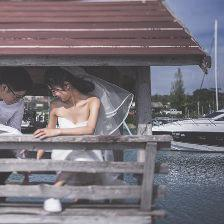
#> input picture data/train_data/1000_a.jpg, 224 x 224 px, given in place of 14470426704.jpg, which was not available
$ python curve_op.py
#> lines starting #> are read from the running program, lines starting #| are printed output that depends on the picture; pictures that were not available may be replaced by others from this repository, and a replacement may not be noted
### utils/load_image.py
import sys
sys.path.append('/home/wyz/PycharmProjects/deep_drawing_and_paintings_network_make_photo_retouching_easier/')
import numpy as np
import pandas as pd
from PIL import Image
from PIL import Image
import matplotlib.pyplot as plt
import os
import cv2
from constant.constant import *


def resize_image(image,outpath,size=(224,224)):
    resized_img = cv2.resize(image,size)
    save_image(resized_img,filepath=outpath)


def load_image2numpy(path):
    img = np.array(Image.open(path))
#> img is the input picture: shape (224, 224, 3); mean R, G, B 119.5, 113.4, 121
    img = img/256.0
    return img

def show_image(image,info='SHOW'):
#> called with info = 'SHOW'
    image = image*255.0
    image = np.clip(image,a_max=255,a_min=0)
    image = Image.fromarray(image.astype(np.uint8))
#> image: PIL image 224x224 RGB
    image.show(title=info+'.png')
    return

# [83 lines left out: functions save_image, show_histogram, count_pixel, count_blue_pixel, check_histogram, not called in this run]


# [26 lines that do not run on import are left out]
        # [11 lines of commented-out code are left out]

### utils/curve_op.py
import matplotlib.pyplot as plt
import math
from PIL import Image
from PIL import ImageEnhance
import numpy as np
from utils.load_image import show_image,load_image2numpy
from scipy import interpolate
import random


"""
 all pixels in images are between 0 and 1

"""


#   图像变黑变灰
# [16 lines left out: function curve_dark_gray, not called in this run]

#   图像变亮
def curve_light(x):
    """
    make the image more lightful
    :param x:
    :return:
    """
    y = 0.005266 * pow(x, 3) - 0.1417 * pow(x, 2) + 1.136 * pow(x, 1) - 0.0003793
    y = np.clip(y,a_min=0.0,a_max=1.0)
    return y

#   图像变暗
def curve_dark(x):
    y = 0.03097*pow(x,3) + 0.1086*pow(x,2) + 0.8615*x + 0.001639
    y = np.clip(y,a_max=1.0,a_min=0.0)
    return y

#   图像对比度增高
# [4 lines left out: function curve_contrast, not called in this run]

#   图像减红加蓝
def curve_red_blue(x):
    beta = 0.7
    raw = x.copy()
    red  = x[:,:,0]
    blue = x[:,:,2]
    red = curve_dark(red)
    blue = curve_light(blue)
    raw[:,:,0] = red
    raw[:,:,2] = blue
    result = beta*raw + (1-beta)*x
    result = np.clip(result,a_min=0.0,a_max=1.0)
    return result

# [34 lines left out: functions curve_less_green, curve_color_change, not called in this run]


if __name__ == '__main__':
    root_path = '/home/wyz/PycharmProjects/deep_drawing_and_paintings_network_make_photo_retouching_easier/image/raw_image/'
    file = '14470426704.jpg'
    filepath = root_path+file

    image_np = load_image2numpy(filepath)

    show_image(image_np)

    for i in range(1):
        image_np = curve_red_blue(image_np)
#> this loop made 1 pass
#> pass 1, in curve_red_blue, `red  = x[:,:,0]`:
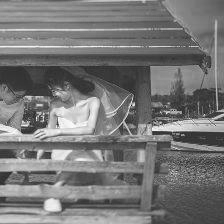
#> red: shape (224, 224) float64; min 0.0547, max 0.996, mean 0.467
#> pass 1, in curve_red_blue, `blue = x[:,:,2]`:
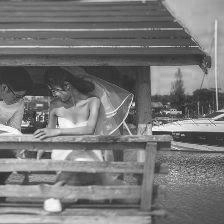
#> blue: shape (224, 224) float64; min 0.0703, max 0.996, mean 0.473
    show_image(image_np)
    # #
    # x = [x/256.0 for x in range(0,256) ]
    #
    # # x = [float(x) for x in range(0,1,0.01)]
    # y = [curve_contrast(x_) for x_ in x]
    #
    # plt.plot(x,y)
    # plt.plot(x,x)
    # plt.show()

$ run again, on data/source_data/1.jpg
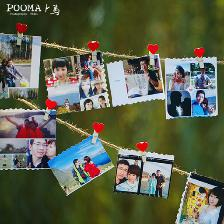
#> input picture data/source_data/1.jpg, 224 x 224 px, given in place of 14470426704.jpg, which was not available
#> in load_image2numpy, img is the input picture: shape (224, 224, 3); mean R, G, B 92.6, 97.6, 75.8
#> the loop `for i in range(1):` made 1 pass
#> pass 1, in curve_red_blue, `red  = x[:,:,0]`:
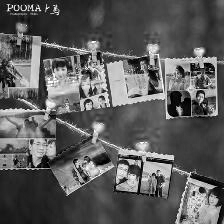
#> red: shape (224, 224) float64; min 0, max 0.996, mean 0.362
#> pass 1, in curve_red_blue, `blue = x[:,:,2]`:
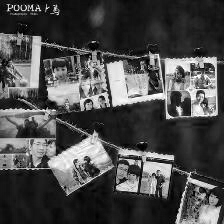
#> blue: shape (224, 224) float64; min 0, max 0.996, mean 0.296
